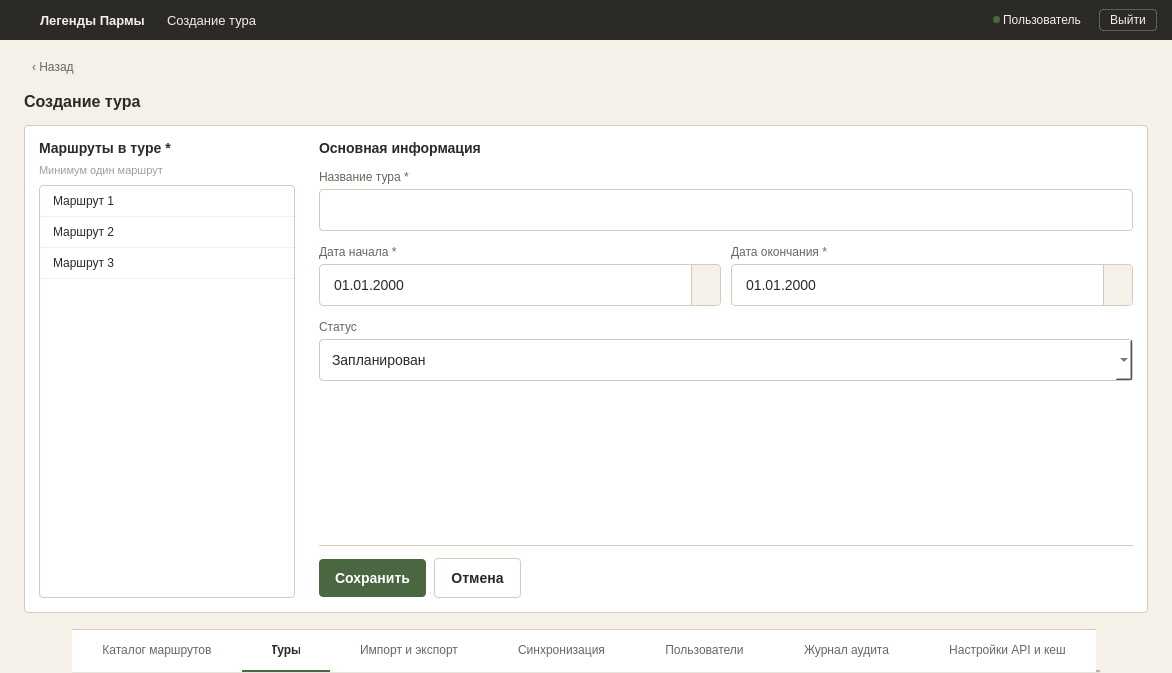
<?xml version="1.0" encoding="UTF-8"?>
<ui version="4.0">
 <class>MainWindow</class>
 <widget class="QMainWindow" name="MainWindow">
  <property name="geometry">
   <rect>
    <x>0</x>
    <y>0</y>
    <width>1172</width>
    <height>673</height>
   </rect>
  </property>
  <property name="windowTitle">
   <string>CreateTourWindow</string>
  </property>
  <property name="styleSheet">
   <string notr="true">#centralwidget { background-color: #F5F0E8; }
#headerFrame { background-color: #2C2A26; border: none; }
#headerFrame QLabel { color: #F5F0E8; }
#logout_btn { background-color: transparent; color: #F5F0E8; border: 1px solid rgba(255, 255, 255, 0.25); padding: 3px 10px; font-size: 12px; border-radius: 4px; }
#logout_btn:hover { background-color: rgba(255, 255, 255, 0.08); border: 1px solid rgba(255, 255, 255, 0.4); }
#logout_btn:pressed { background-color: rgba(255, 255, 255, 0.12); border: 1px solid rgba(255, 255, 255, 0.5); }
#logout_btn:focus { border: 1px dashed #F5F0E8; }

#formContainer { background-color: #F5F0E8; }
#btn_back { font-size: 12px; color: #6B6560; background: transparent; border: none; text-align: left; padding: 4px 8px; border-radius: 4px; }
#btn_back:hover { background: #EDE6D9; }
#btn_back:focus { border: 1px dashed #4A6741; }
#lbl_form_title { font-size: 16px; font-weight: 600; color: #2C2A26; }

#formCard { background-color: #FFFFFF; border: 1px solid #D4CBBE; border-radius: 4px; }
#section_title_routes, #section_title_main { font-size: 14px; font-weight: 600; color: #2C2A26; }
#hintLabel { font-size: 11px; color: #A39E94; }
#lbl_tour_name, #lbl_date_start, #lbl_date_end, #lbl_status { font-size: 12px; color: #6B6560; }

QLineEdit, QDateEdit, QComboBox {
    padding: 10px 12px; font-size: 14px; border-radius: 4px; border: 1px solid #D4CBBE; background-color: #FFFFFF; color: #2C2A26; min-height: 20px;
}
QDateEdit::drop-down { subcontrol-origin: padding; subcontrol-position: top right; width: 28px; border-left: 1px solid #D4CBBE; background-color: #F5F0E8; border-top-right-radius: 4px; border-bottom-right-radius: 4px; }
QLineEdit:hover, QDateEdit:hover, QComboBox:hover { border: 1px solid #B8AE9E; }
QLineEdit:focus, QDateEdit:focus, QComboBox:focus { border: 1px solid #4A6741; }
QLineEdit[error="true"], QDateEdit[error="true"], QComboBox[error="true"] { border: 1px solid #B54A3A; }
QLineEdit:disabled, QDateEdit:disabled, QComboBox:disabled { border: 1px dashed #D4CBBE; color: #A39E94; background-color: #F5F0E8; }

QComboBox QAbstractItemView { background-color: #FFFFFF; border: 1px solid #D4CBBE; selection-background-color: #E8EDE4; selection-color: #2C2A26; }
QComboBox QAbstractItemView::item:hover { background-color: #EDE6D9; }

QListWidget { background-color: #FFFFFF; border: 1px solid #D4CBBE; border-radius: 4px; outline: none; }
QListWidget::item { padding: 8px 10px; font-size: 12px; color: #2C2A26; border-bottom: 1px solid #F0F0F0; }
QListWidget::item:hover { background-color: #EDE6D9; }
QListWidget::item:selected { background-color: #E8EDE4; color: #2C2A26; }
QListWidget[error="true"] { border: 1px solid #B54A3A; }
QListWidget:disabled { border: 1px dashed #D4CBBE; color: #A39E94; background-color: #F5F0E8; }

#actionBar { border-top: 1px solid #D4CBBE; }
#btn_save { background-color: #4A6741; color: #FFFFFF; border: none; padding: 11px 16px; font-size: 14px; font-weight: 600; border-radius: 4px; }
#btn_save:hover { background-color: #3D5636; }
#btn_save:pressed { background-color: #334A2E; }
#btn_save:disabled { background-color: #A8B5A0; }
#btn_save:focus { border: 1px dashed #4A6741; }

#btn_cancel { background-color: #FFFFFF; color: #2C2A26; border: 1px solid #D4CBBE; padding: 11px 16px; font-size: 14px; font-weight: 600; border-radius: 4px; }
#btn_cancel:hover { background-color: #F5F0E8; border: 1px solid #4A6741; }
#btn_cancel:pressed { background-color: #EDE6D9; }
#btn_cancel:disabled { background-color: #FFFFFF; color: #A39E94; border: 1px solid #E5DFD4; }
#btn_cancel:focus { border: 1px dashed #4A6741; }

QTabWidget::panel { border: none; background-color: #FFFFFF; }
QTabBar { background-color: #FFFFFF; border: none; }
QTabBar::tab { height: 40px; background-color: #FFFFFF; color: #6B6560; font-size: 12px; font-weight: normal; padding: 0px 30px; border: none; border-bottom: 2px solid transparent; border-top: 1px solid #D4CBBE; text-align: center; }
QTabBar::tab:hover { color: #2C2A26; }
QTabBar::tab:selected { color: #2C2A26; font-weight: 600; border-bottom: 2px solid #4A6741; }</string>
  </property>
  <widget class="QWidget" name="centralwidget">
   <layout class="QVBoxLayout" name="verticalLayout">
    <property name="spacing"><number>0</number></property>
    <property name="leftMargin"><number>0</number></property>
    <property name="topMargin"><number>0</number></property>
    <property name="rightMargin"><number>0</number></property>
    <property name="bottomMargin"><number>0</number></property>
    <item>
     <widget class="QFrame" name="headerFrame">
      <property name="minimumSize"><size><width>0</width><height>40</height></size></property>
      <property name="maximumSize"><size><width>16777215</width><height>40</height></size></property>
      <layout class="QHBoxLayout" name="horizontalLayout">
       <property name="spacing"><number>0</number></property>
       <property name="leftMargin"><number>15</number></property>
       <property name="topMargin"><number>0</number></property>
       <property name="rightMargin"><number>15</number></property>
       <property name="bottomMargin"><number>0</number></property>
       <item>
        <widget class="QPushButton" name="logo">
         <property name="minimumSize"><size><width>22</width><height>22</height></size></property>
         <property name="maximumSize"><size><width>22</width><height>22</height></size></property>
         <property name="styleSheet"><string notr="true">QPushButton { background: transparent; margin-right: 12px; border: none; }</string></property>
         <property name="text"><string/></property>
         <property name="icon">
          <iconset resource="../qrc/login_res.qrc">
           <normaloff>:/login/icons/logo.png</normaloff>:/login/icons/logo.png</iconset>
         </property>
         <property name="iconSize"><size><width>18</width><height>18</height></size></property>
        </widget>
       </item>
       <item>
        <widget class="QLabel" name="name">
         <property name="styleSheet"><string notr="true">font-size: 13px; font-weight: bold; margin-right: 15px;</string></property>
         <property name="text"><string>Легенды Пармы</string></property>
        </widget>
       </item>
       <item>
        <widget class="QLabel" name="name_chart">
         <property name="styleSheet"><string notr="true">font-size: 13px; margin-right: 10px;</string></property>
         <property name="text"><string>Создание тура</string></property>
        </widget>
       </item>
       <item>
        <spacer name="horizontalSpacer">
         <property name="orientation"><enum>Qt::Orientation::Horizontal</enum></property>
         <property name="sizeHint" stdset="0"><size><width>40</width><height>20</height></size></property>
        </spacer>
       </item>
       <item>
        <widget class="QLabel" name="status_lb">
         <property name="minimumSize"><size><width>7</width><height>7</height></size></property>
         <property name="maximumSize"><size><width>7</width><height>7</height></size></property>
         <property name="styleSheet"><string notr="true">background-color: #4A6741; border-radius: 3px; border: none;</string></property>
         <property name="text"><string/></property>
        </widget>
       </item>
       <item>
        <widget class="QLabel" name="role_lb">
         <property name="styleSheet"><string notr="true">font-size: 12px; margin-right: 15px;</string></property>
         <property name="text"><string>Пользователь</string></property>
        </widget>
       </item>
       <item>
        <widget class="QPushButton" name="logout_btn">
         <property name="cursor"><cursorShape>PointingHandCursor</cursorShape></property>
         <property name="text"><string>Выйти</string></property>
        </widget>
       </item>
      </layout>
     </widget>
    </item>
    <item>
     <widget class="QFrame" name="formContainer">
      <property name="sizePolicy"><sizepolicy hsizetype="Expanding" vsizetype="Expanding"><horstretch>1</horstretch><verstretch>1</verstretch></sizepolicy></property>
      <layout class="QVBoxLayout" name="formContainerLayout">
       <property name="spacing"><number>14</number></property>
       <property name="leftMargin"><number>24</number></property>
       <property name="topMargin"><number>16</number></property>
       <property name="rightMargin"><number>24</number></property>
       <property name="bottomMargin"><number>16</number></property>
       <item>
        <widget class="QPushButton" name="btn_back">
         <property name="sizePolicy"><sizepolicy hsizetype="Maximum" vsizetype="Preferred"><horstretch>0</horstretch><verstretch>0</verstretch></sizepolicy></property>
         <property name="cursor"><cursorShape>PointingHandCursor</cursorShape></property>
         <property name="text"><string>‹ Назад</string></property>
        </widget>
       </item>
       <item>
        <widget class="QLabel" name="lbl_form_title">
         <property name="text"><string>Создание тура</string></property>
        </widget>
       </item>
       <item>
        <widget class="QFrame" name="formCard">
         <property name="sizePolicy"><sizepolicy hsizetype="Expanding" vsizetype="Expanding"><horstretch>1</horstretch><verstretch>1</verstretch></sizepolicy></property>
         <layout class="QHBoxLayout" name="formCardLayout">
          <property name="spacing"><number>24</number></property>
          <property name="leftMargin"><number>14</number></property>
          <property name="topMargin"><number>14</number></property>
          <property name="rightMargin"><number>14</number></property>
          <property name="bottomMargin"><number>14</number></property>
          <item>
           <layout class="QVBoxLayout" name="leftColumnLayout">
            <property name="spacing"><number>8</number></property>
            <item>
             <widget class="QLabel" name="section_title_routes">
              <property name="text"><string>Маршруты в туре *</string></property>
             </widget>
            </item>
            <item>
             <widget class="QLabel" name="hintLabel">
              <property name="text"><string>Минимум один маршрут</string></property>
             </widget>
            </item>
            <item>
             <widget class="QListWidget" name="listRoutes">
              <property name="sizePolicy"><sizepolicy hsizetype="Expanding" vsizetype="Expanding"><horstretch>1</horstretch><verstretch>1</verstretch></sizepolicy></property>
              <item><property name="text"><string>Маршрут 1</string></property></item>
              <item><property name="text"><string>Маршрут 2</string></property></item>
              <item><property name="text"><string>Маршрут 3</string></property></item>
             </widget>
            </item>
           </layout>
          </item>
          <item>
           <widget class="QFrame" name="rightColumnFrame">
            <property name="sizePolicy"><sizepolicy hsizetype="Expanding" vsizetype="Preferred"><horstretch>1</horstretch><verstretch>0</verstretch></sizepolicy></property>
            <property name="frameShape"><enum>QFrame::Shape::NoFrame</enum></property>
            <layout class="QVBoxLayout" name="rightColumnLayout">
             <property name="spacing"><number>14</number></property>
             <property name="leftMargin"><number>0</number></property>
             <property name="topMargin"><number>0</number></property>
             <property name="rightMargin"><number>0</number></property>
             <property name="bottomMargin"><number>0</number></property>
             <item>
              <widget class="QLabel" name="section_title_main">
               <property name="text"><string>Основная информация</string></property>
              </widget>
             </item>
             <item>
              <layout class="QVBoxLayout" name="nameLayout">
               <property name="spacing"><number>5</number></property>
               <item><widget class="QLabel" name="lbl_tour_name"><property name="text"><string>Название тура *</string></property></widget></item>
               <item><widget class="QLineEdit" name="inputName"/></item>
              </layout>
             </item>
             <item>
              <layout class="QHBoxLayout" name="datesLayout">
               <property name="spacing"><number>10</number></property>
               <item>
                <layout class="QVBoxLayout" name="startDateLayout">
                 <property name="spacing"><number>5</number></property>
                 <item><widget class="QLabel" name="lbl_date_start"><property name="text"><string>Дата начала *</string></property></widget></item>
                 <item>
                  <widget class="QDateEdit" name="dateStart">
                   <property name="calendarPopup"><bool>true</bool></property>
                   <property name="displayFormat"><string>dd.MM.yyyy</string></property>
                  </widget>
                 </item>
                </layout>
               </item>
               <item>
                <layout class="QVBoxLayout" name="endDateLayout">
                 <property name="spacing"><number>5</number></property>
                 <item><widget class="QLabel" name="lbl_date_end"><property name="text"><string>Дата окончания *</string></property></widget></item>
                 <item>
                  <widget class="QDateEdit" name="dateEnd">
                   <property name="calendarPopup"><bool>true</bool></property>
                   <property name="displayFormat"><string>dd.MM.yyyy</string></property>
                  </widget>
                 </item>
                </layout>
               </item>
              </layout>
             </item>
             <item>
              <layout class="QVBoxLayout" name="statusLayout">
               <property name="spacing"><number>5</number></property>
               <item><widget class="QLabel" name="lbl_status"><property name="text"><string>Статус</string></property></widget></item>
               <item>
                <widget class="QComboBox" name="comboStatus">
                 <item><property name="text"><string>Запланирован</string></property></item>
                 <item><property name="text"><string>В процессе</string></property></item>
                 <item><property name="text"><string>Завершён</string></property></item>
                 <item><property name="text"><string>Отменён</string></property></item>
                </widget>
               </item>
              </layout>
             </item>
             <item>
              <spacer name="rightSpacer">
               <property name="orientation"><enum>Qt::Orientation::Vertical</enum></property>
               <property name="sizeHint" stdset="0"><size><width>20</width><height>40</height></size></property>
              </spacer>
             </item>
             <item>
              <widget class="QFrame" name="actionBar">
               <property name="frameShape"><enum>QFrame::Shape::NoFrame</enum></property>
               <layout class="QHBoxLayout" name="actionButtonsLayout">
                <property name="spacing"><number>8</number></property>
                <property name="leftMargin"><number>0</number></property>
                <property name="topMargin"><number>12</number></property>
                <property name="rightMargin"><number>0</number></property>
                <property name="bottomMargin"><number>0</number></property>
                <item>
                 <widget class="QPushButton" name="btn_save">
                  <property name="cursor"><cursorShape>PointingHandCursor</cursorShape></property>
                  <property name="text"><string>Сохранить</string></property>
                 </widget>
                </item>
                <item>
                 <widget class="QPushButton" name="btn_cancel">
                  <property name="cursor"><cursorShape>PointingHandCursor</cursorShape></property>
                  <property name="text"><string>Отмена</string></property>
                 </widget>
                </item>
                <item>
                 <spacer name="actionSpacer">
                  <property name="orientation"><enum>Qt::Orientation::Horizontal</enum></property>
                  <property name="sizeHint" stdset="0"><size><width>40</width><height>20</height></size></property>
                 </spacer>
                </item>
               </layout>
              </widget>
             </item>
            </layout>
           </widget>
          </item>
         </layout>
        </widget>
       </item>
      </layout>
     </widget>
    </item>
    <item alignment="Qt::AlignmentFlag::AlignHCenter">
     <widget class="QTabWidget" name="tabWidget">
      <property name="sizePolicy"><sizepolicy hsizetype="Maximum" vsizetype="Fixed"><horstretch>0</horstretch><verstretch>0</verstretch></sizepolicy></property>
      <property name="minimumSize"><size><width>0</width><height>44</height></size></property>
      <property name="maximumSize"><size><width>16777215</width><height>44</height></size></property>
      <property name="tabPosition"><enum>QTabWidget::TabPosition::North</enum></property>
      <property name="currentIndex"><number>1</number></property>
      <property name="usesScrollButtons"><bool>false</bool></property>
      <property name="tabsClosable"><bool>false</bool></property>
      <property name="drawBase" stdset="0"><bool>false</bool></property>
      <widget class="QWidget" name="tab_8"><attribute name="title"><string>Каталог маршрутов</string></attribute></widget>
      <widget class="QWidget" name="tab_9"><attribute name="title"><string>Туры</string></attribute></widget>
      <widget class="QWidget" name="tab_10"><attribute name="title"><string>Импорт и экспорт</string></attribute></widget>
      <widget class="QWidget" name="tab_11"><attribute name="title"><string>Синхронизация</string></attribute></widget>
      <widget class="QWidget" name="tab_12"><attribute name="title"><string>Пользователи</string></attribute></widget>
      <widget class="QWidget" name="tab_13"><attribute name="title"><string>Журнал аудита</string></attribute></widget>
      <widget class="QWidget" name="tab_14"><attribute name="title"><string>Настройки API и кеш</string></attribute></widget>
     </widget>
    </item>
   </layout>
  </widget>
 </widget>
 <resources>
  <include location="../qrc/login_res.qrc"/>
 </resources>
 <connections/>
</ui>
